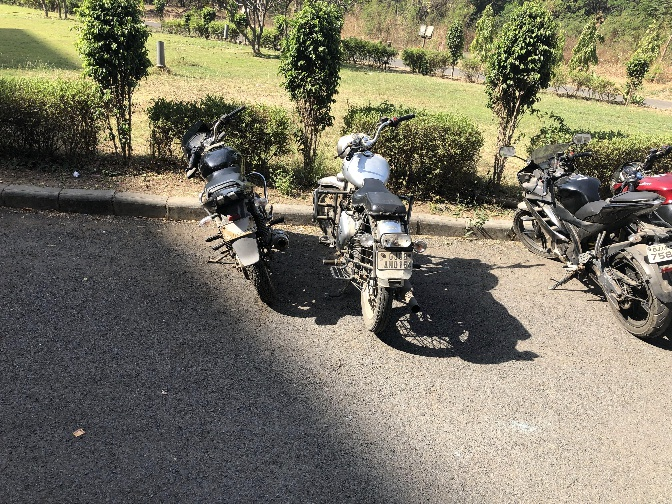
#> input picture P2/2019_03_28_09_38_IMG_0397.JPG, 672 x 504 px; its folder holds only this picture in this run
$ python baseofimage.py   (older library calls are emulated)
#> lines starting #> are read from the running program, lines starting #| are printed output that depends on the picture
# author: ZHANG wentong
# date: 2017.05.08
# email: wentong.zhang@groupe-esigelec.org
# code for building the data base of our model
# we prepare 5 photos of everyone, change them and apply LBP and face detection

import os
from os import listdir
from os.path import isfile, join

import cv2
import numpy
import numpy as np
from numpy import *
from random import randint

import argparse
import os
from PIL import Image
from scipy.misc import imresize
from scipy.ndimage.interpolation import rotate
# import the photo of someone and change randomly for the base of images.
# here i take 5 photos for everyone, change them into 100 photos for each photo
# so totally 500 photos for everyone, totally 2000 photos as the input of CNN

facedir = './P2'

image_paths = []
if os.path.isdir(facedir):
    images = os.listdir(facedir)
    image_paths = [os.path.join(facedir,img) for img in images]


def resize(image, size):
    #size = check_size(size)
    image = imresize(image, size)
    return image

def horizontal_flip(image, rate=0.5):
    #if np.random.rand() < rate:
    image = image[:, ::-1, :]
    return image


def vertical_flip(image, rate=0.5):
    #if np.random.rand() < rate:
    image = image[::-1, :, :]
    return image

def random_rotation(image, angle_range=(0, 270)):
    h, w, _ = image.shape
    angle = np.random.randint(*angle_range)
    image = rotate(image, angle)
    image = resize(image, (h, w))
    return image

def larger(img):
    # get the number of rows and cols of picture
    rows, cols = img.shape[:2]
    # take a random number to use
    num = randint(0, 24)

    pts1 = np.float32([[num, num], [cols - num, num], [num, rows - num], [cols - num, rows - num]])
    pts2 = np.float32([[0, 0], [cols, 0], [0, rows], [cols, rows]])
    M = cv2.getPerspectiveTransform(pts1, pts2)
    dst = cv2.warpPerspective(img, M, (cols, rows))
    return dst

# [11 lines left out: function smaller, not called in this run]

'''def lighter(img):
    # copy the basic picture, avoid the change of the basic one
    dst = cv2.copyMakeBorder(img, 0, 0, 0, 0, cv2.BORDER_REPLICATE)
    # get the number of rows and cols of picture
    rows, cols = dst.shape[:2]
    # take a random number to use
    num = randint(20,50)

    for xi in xrange(0, cols):
        for xj in xrange(0, rows):
            for i in range(0, 3):
                if dst[xj, xi, i] <= 255 - num:
                    dst[xj, xi, i] = int(dst[xj, xi, i] + num)
                else:
                    dst[xj, xi, i] = 255
    return dst

def darker(img):
    # copy the basic picture, avoid the change of the basic one
    dst = cv2.copyMakeBorder(img, 0, 0, 0, 0, cv2.BORDER_REPLICATE)
    # get the number of rows and cols of picture
    rows, cols = img.shape[:2]
    # take a random number to use
    num = randint(20,50)

    for xi in xrange(0, cols):
        for xj in xrange(0, rows):
            for i in range(0, 3):
                if dst[xj, xi, i] >= num:
                    dst[xj, xi, i] = int(dst[xj, xi, i] - num)
                else:
                    dst[xj, xi, i] = 0
    return dst'''

# [59 lines left out: functions moveright, moveleft, movetop, movebot, turnright, turnleft, not called in this run]

def changeandsave(name,time,choice,img,i):
    # the new name of changed picture is "changed?.png",? means it's the ?-th picture changed
    name = './DIV2K_aug_HR/'  +str(time) + str(i) + '.jpg'
    # do different changes by the choice
    if choice == 1:
        newimg = horizontal_flip(img)
    elif choice == 5:
        newimg = larger(img)
    elif choice == 2:
        newimg = vertical_flip(img)
    elif choice == 4:
        newimg = random_rotation(img)
    elif choice == 3:
        newimg = horizontal_flip(vertical_flip(img))
    # save the new picture
    cv2.imwrite(name, newimg)


# take fu's 5 photos, change each photo into 100 photos, so totally 500
k=0
for j in image_paths:
    print(j)
    img = cv2.imread(j,1)
#> img is the input picture: shape (504, 672, 3); mean B, G, R 100.4, 117.3, 121.5
    # for cycle to make change randomly 100 times
    # (1,n), n for n-1 photos, (1,10), after change, 9 photos
    k+=1
    choice = 1
    for i in range(1,4):
      # take a random number as the choice
        changeandsave('fu',k,choice,img,i)
        choice += 1
        if choice > 3:
            choice =1
#> this loop made 3 passes
#> pass 1, in horizontal_flip, `image = image[:, ::-1, :]`:
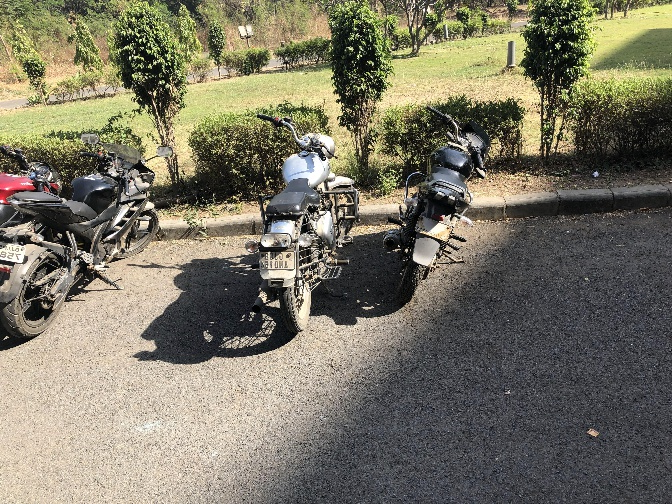
#> image: shape (504, 672, 3); mean of channels 0, 1, 2 100.4, 117.3, 121.5; drawn as B, G, R
#> pass 2, in vertical_flip, `image = image[::-1, :, :]`:
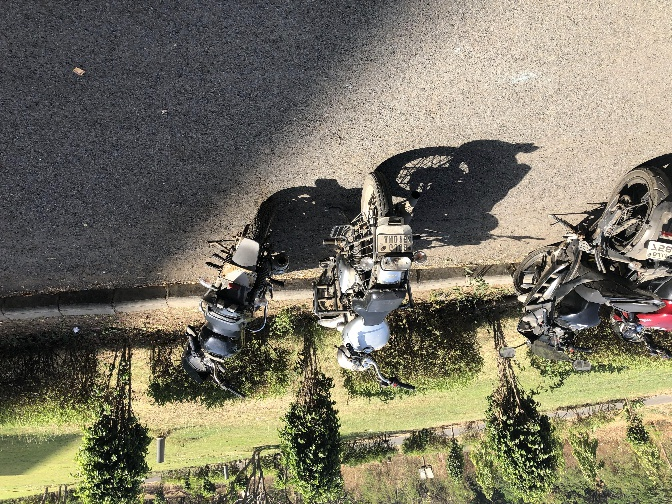
#> image: shape (504, 672, 3); mean of channels 0, 1, 2 100.4, 117.3, 121.5; drawn as B, G, R
#> pass 3, in horizontal_flip (call 2), `image = image[:, ::-1, :]`:
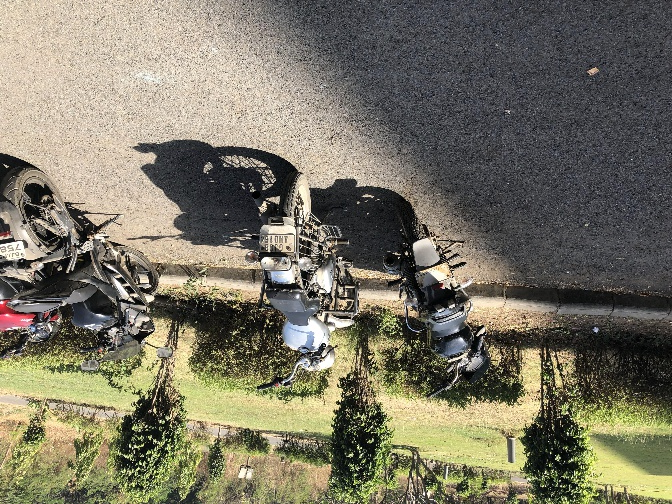
#> image: shape (504, 672, 3); mean of channels 0, 1, 2 100.4, 117.3, 121.5; drawn as B, G, R
#> after the loop, choice = 1
    choice = 4
    for i in range(1,7):
      # take a random number as the choice
        changeandsave('fu',k,choice,img,i+4)
        choice += 1
        if choice > 5:
            choice =4
#> this loop made 6 passes
#> pass 1, in random_rotation, `image = rotate(image, angle)`:
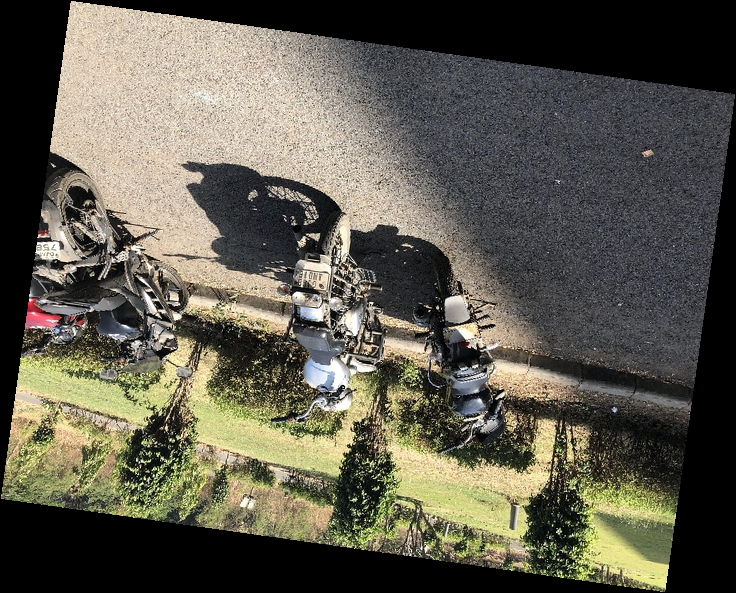
#> image: shape (593, 736, 3); mean of channels 0, 1, 2 77.8, 90.7, 93.9; drawn as B, G, R
#> pass 1, in resize, `image = imresize(image, size)`:
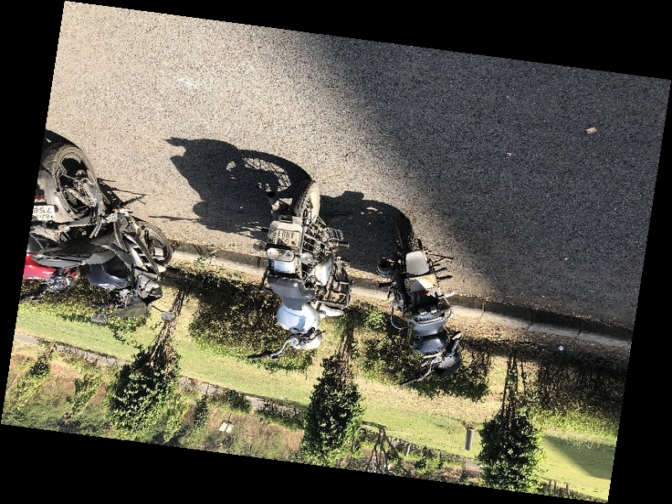
#> image: shape (504, 672, 3); mean of channels 0, 1, 2 77.7, 90.7, 93.9; drawn as B, G, R
#> pass 2, in larger, `dst = cv2.warpPerspective(img, M, (cols, rows))`:
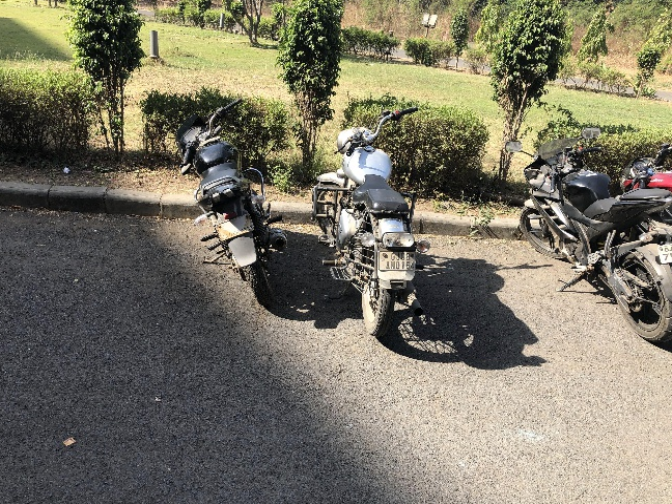
#> dst: shape (504, 672, 3); mean B, G, R 100.8, 117.5, 121.8
#> pass 3, in random_rotation (call 2), `image = rotate(image, angle)`:
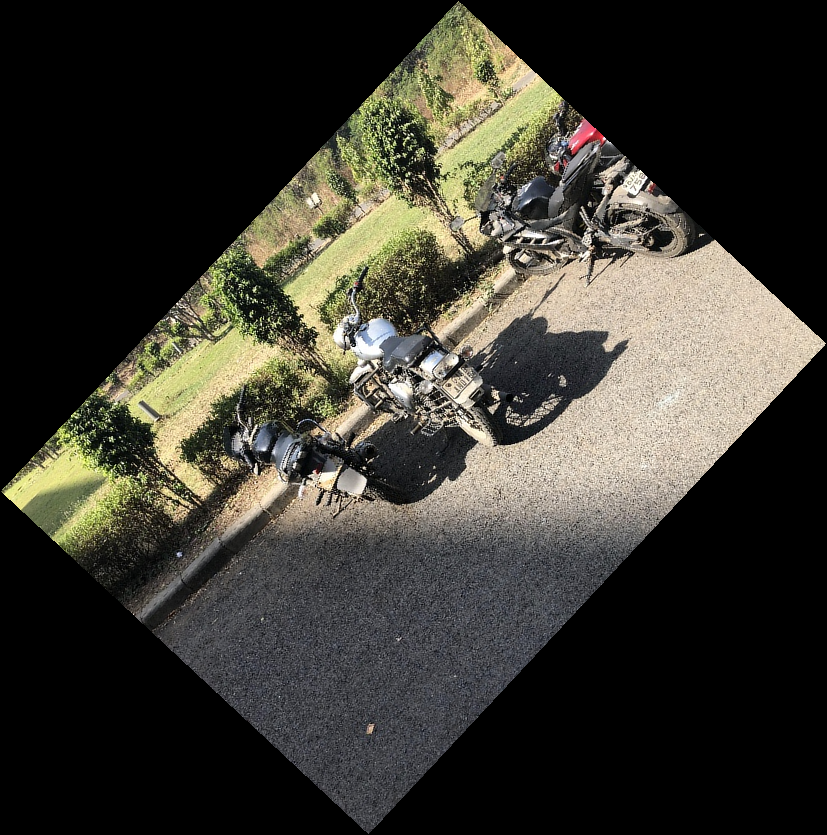
#> image: shape (835, 827, 3); mean of channels 0, 1, 2 49.1, 57.3, 59.4; drawn as B, G, R
#> after the loop, choice = 4

$ run again, on P2/2019_03_28_09_40_IMG_0404.JPG
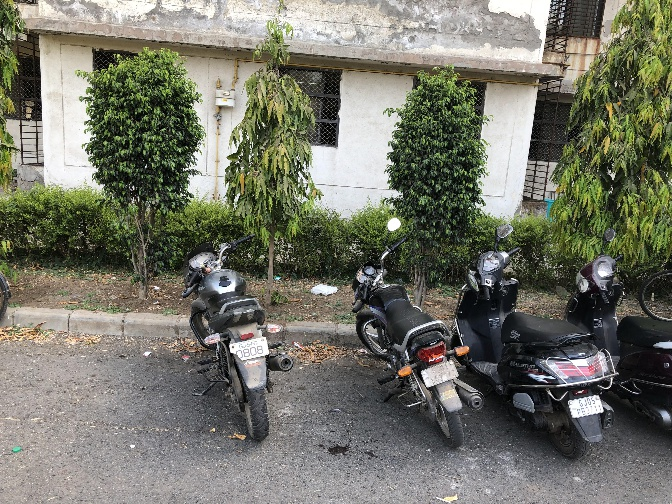
#> input picture P2/2019_03_28_09_40_IMG_0404.JPG, 672 x 504 px
#> img is the input picture: shape (504, 672, 3); mean B, G, R 103.5, 116, 115.1
#> after the loop `for i in range(1,4):`: choice = 1
#> the loop `for i in range(1,7):` made 6 passes
#> pass 1, in resize, `image = imresize(image, size)`:
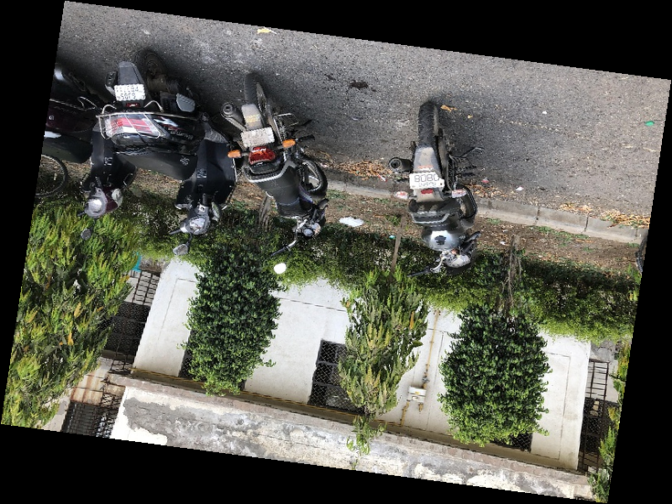
#> image: shape (504, 672, 3); mean of channels 0, 1, 2 80, 89.6, 88.9; drawn as B, G, R
#> pass 3, in random_rotation (call 2), `image = rotate(image, angle)`:
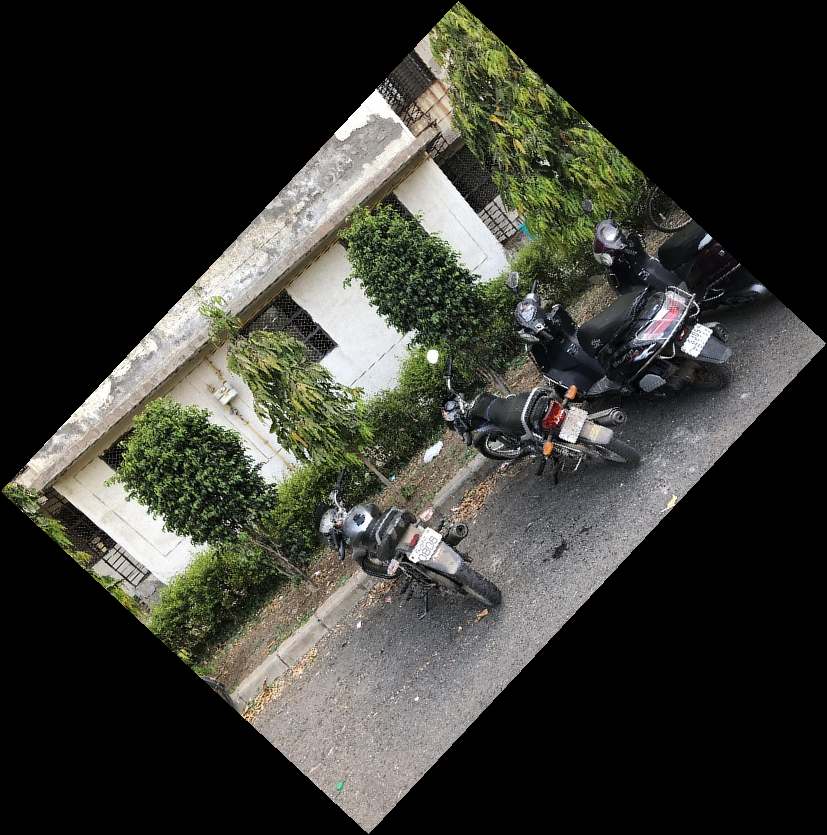
#> image: shape (835, 827, 3); mean of channels 0, 1, 2 50.6, 56.6, 56.2; drawn as B, G, R
#> after the loop `for i in range(1,7):`: choice = 4

$ run again, on P2/2019_03_28_09_41_IMG_0408.JPG
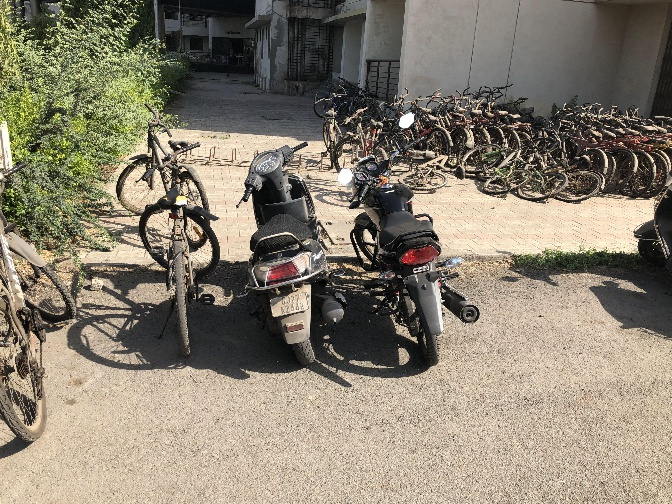
#> input picture P2/2019_03_28_09_41_IMG_0408.JPG, 672 x 504 px
#> img is the input picture: shape (504, 672, 3); mean B, G, R 112.4, 128.3, 136.9
#> after the loop `for i in range(1,4):`: choice = 1
#> the loop `for i in range(1,7):` made 6 passes
#> pass 1, in resize, `image = imresize(image, size)`:
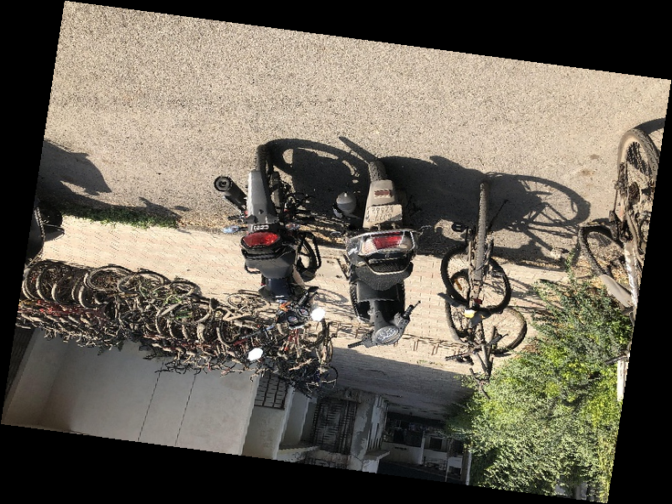
#> image: shape (504, 672, 3); mean of channels 0, 1, 2 87, 99.3, 105.9; drawn as B, G, R
#> pass 3, in random_rotation (call 2), `image = rotate(image, angle)`:
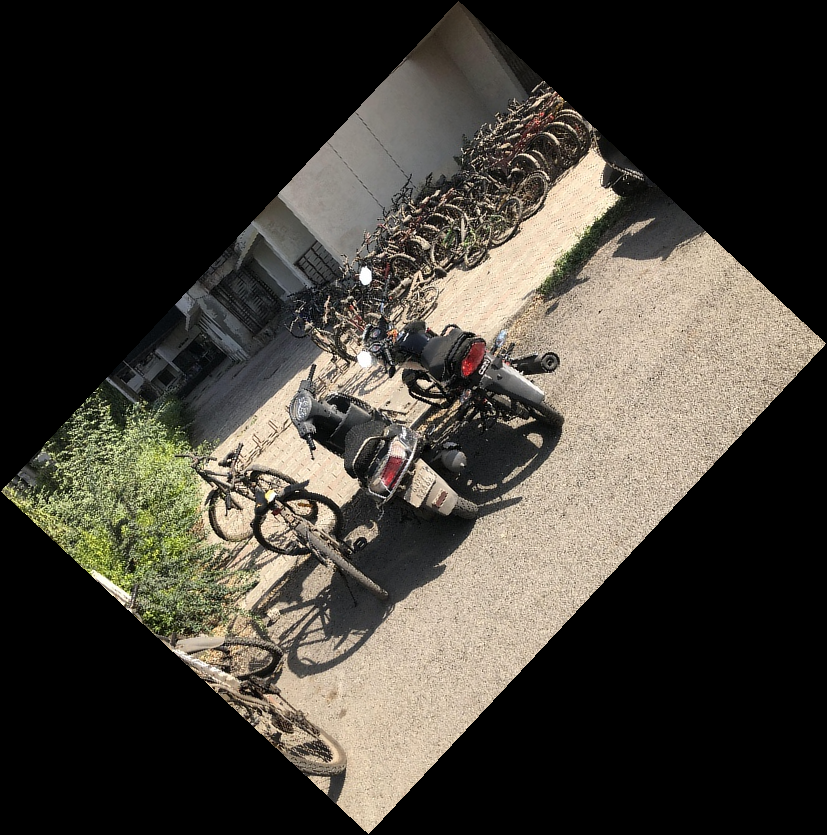
#> image: shape (835, 827, 3); mean of channels 0, 1, 2 55, 62.7, 66.9; drawn as B, G, R
#> after the loop `for i in range(1,7):`: choice = 4

$ run again, on P2/2019_03_28_09_42_IMG_0409.JPG
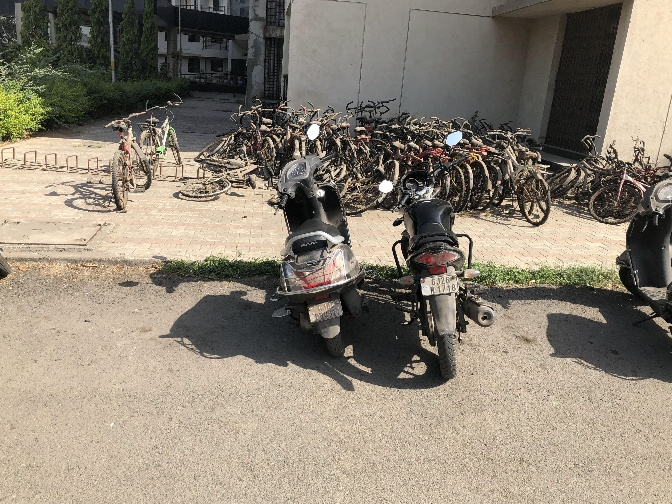
#> input picture P2/2019_03_28_09_42_IMG_0409.JPG, 672 x 504 px
#> img is the input picture: shape (504, 672, 3); mean B, G, R 116.5, 131.1, 140.6
#> after the loop `for i in range(1,4):`: choice = 1
#> the loop `for i in range(1,7):` made 6 passes
#> pass 3, in random_rotation (call 2), `image = rotate(image, angle)`:
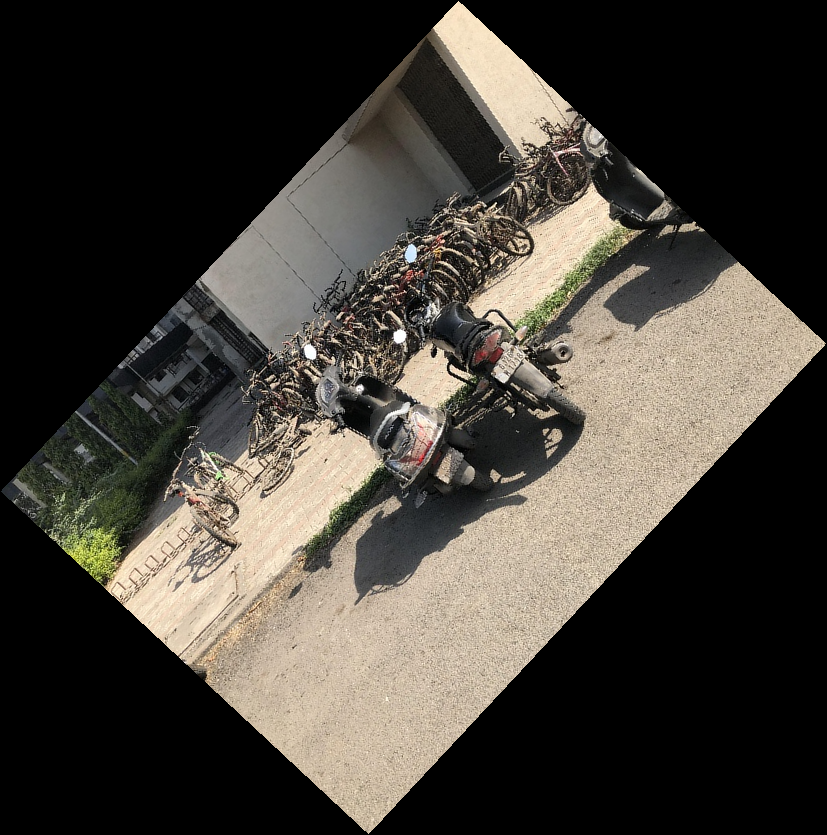
#> image: shape (835, 827, 3); mean of channels 0, 1, 2 56.9, 64.1, 68.7; drawn as B, G, R
#> after the loop `for i in range(1,7):`: choice = 4
